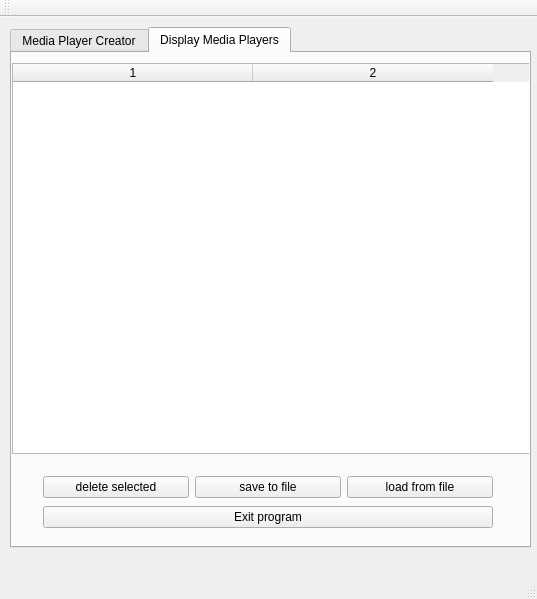
<?xml version="1.0" encoding="UTF-8"?>
<ui version="4.0">
 <class>MainWindow</class>
 <widget class="QMainWindow" name="MainWindow">
  <property name="geometry">
   <rect>
    <x>0</x>
    <y>0</y>
    <width>537</width>
    <height>599</height>
   </rect>
  </property>
  <property name="minimumSize">
   <size>
    <width>0</width>
    <height>0</height>
   </size>
  </property>
  <property name="maximumSize">
   <size>
    <width>3000</width>
    <height>3000</height>
   </size>
  </property>
  <property name="windowTitle">
   <string>MainWindow</string>
  </property>
  <widget class="QWidget" name="centralWidget">
   <widget class="QTabWidget" name="tabWidget">
    <property name="geometry">
     <rect>
      <x>10</x>
      <y>10</y>
      <width>521</width>
      <height>521</height>
     </rect>
    </property>
    <property name="currentIndex">
     <number>1</number>
    </property>
    <widget class="QWidget" name="tab">
     <attribute name="title">
      <string>Media Player Creator</string>
     </attribute>
     <widget class="QGroupBox" name="Object_creator">
      <property name="geometry">
       <rect>
        <x>0</x>
        <y>0</y>
        <width>511</width>
        <height>511</height>
       </rect>
      </property>
      <property name="title">
       <string/>
      </property>
      <widget class="QGroupBox" name="groupBox_2">
       <property name="geometry">
        <rect>
         <x>10</x>
         <y>100</y>
         <width>491</width>
         <height>291</height>
        </rect>
       </property>
       <property name="title">
        <string/>
       </property>
       <widget class="QWidget" name="layoutWidget">
        <property name="geometry">
         <rect>
          <x>10</x>
          <y>50</y>
          <width>461</width>
          <height>225</height>
         </rect>
        </property>
        <layout class="QHBoxLayout" name="horizontalLayout_15">
         <property name="spacing">
          <number>40</number>
         </property>
         <item>
          <layout class="QVBoxLayout" name="verticalLayout">
           <item>
            <layout class="QHBoxLayout" name="horizontalLayout">
             <item>
              <widget class="QLabel" name="label_parameter1">
               <property name="text">
                <string>label</string>
               </property>
              </widget>
             </item>
             <item>
              <widget class="QLineEdit" name="lineEdit_entry_field1">
               <property name="text">
                <string/>
               </property>
              </widget>
             </item>
            </layout>
           </item>
           <item>
            <layout class="QHBoxLayout" name="horizontalLayout_2">
             <item>
              <widget class="QLabel" name="label_parameter2">
               <property name="text">
                <string>label2</string>
               </property>
              </widget>
             </item>
             <item>
              <widget class="QLineEdit" name="lineEdit_entry_field2"/>
             </item>
            </layout>
           </item>
           <item>
            <layout class="QHBoxLayout" name="horizontalLayout_8">
             <item>
              <widget class="QLabel" name="label_parameter3">
               <property name="text">
                <string>label3</string>
               </property>
              </widget>
             </item>
             <item>
              <widget class="QLineEdit" name="lineEdit_entry_field3">
               <property name="text">
                <string/>
               </property>
              </widget>
             </item>
            </layout>
           </item>
           <item>
            <layout class="QHBoxLayout" name="horizontalLayout_4">
             <item>
              <widget class="QLabel" name="label_parameter4">
               <property name="text">
                <string>label4</string>
               </property>
              </widget>
             </item>
             <item>
              <widget class="QLineEdit" name="lineEdit_entry_field4"/>
             </item>
            </layout>
           </item>
           <item>
            <layout class="QHBoxLayout" name="horizontalLayout_5">
             <item>
              <widget class="QLabel" name="label_parameter5">
               <property name="text">
                <string>label5</string>
               </property>
              </widget>
             </item>
             <item>
              <widget class="QLineEdit" name="lineEdit_entry_field5"/>
             </item>
            </layout>
           </item>
           <item>
            <layout class="QHBoxLayout" name="horizontalLayout_6">
             <item>
              <widget class="QLabel" name="label_parameter6">
               <property name="text">
                <string>label6</string>
               </property>
              </widget>
             </item>
             <item>
              <widget class="QLineEdit" name="lineEdit_entry_field6"/>
             </item>
            </layout>
           </item>
           <item>
            <layout class="QHBoxLayout" name="horizontalLayout_7">
             <item>
              <widget class="QLabel" name="label_parameter7">
               <property name="text">
                <string>label7</string>
               </property>
              </widget>
             </item>
             <item>
              <widget class="QLineEdit" name="lineEdit_entry_field7"/>
             </item>
            </layout>
           </item>
          </layout>
         </item>
         <item>
          <layout class="QVBoxLayout" name="verticalLayout_5">
           <property name="spacing">
            <number>20</number>
           </property>
           <item>
            <layout class="QVBoxLayout" name="verticalLayout_4">
             <item>
              <layout class="QHBoxLayout" name="horizontalLayout_3">
               <item>
                <widget class="QRadioButton" name="radioButton_picture1">
                 <property name="text">
                  <string/>
                 </property>
                </widget>
               </item>
               <item>
                <widget class="QRadioButton" name="radioButton_picture2">
                 <property name="text">
                  <string/>
                 </property>
                </widget>
               </item>
              </layout>
             </item>
             <item>
              <layout class="QHBoxLayout" name="horizontalLayout_9">
               <item>
                <widget class="QRadioButton" name="radioButton_picture3">
                 <property name="text">
                  <string/>
                 </property>
                </widget>
               </item>
               <item>
                <widget class="QRadioButton" name="radioButton_picture4">
                 <property name="text">
                  <string/>
                 </property>
                </widget>
               </item>
              </layout>
             </item>
             <item>
              <layout class="QHBoxLayout" name="horizontalLayout_10">
               <item>
                <widget class="QRadioButton" name="radioButton_picture6">
                 <property name="text">
                  <string/>
                 </property>
                </widget>
               </item>
               <item>
                <widget class="QRadioButton" name="radioButton_picture5">
                 <property name="text">
                  <string/>
                 </property>
                </widget>
               </item>
              </layout>
             </item>
            </layout>
           </item>
           <item>
            <layout class="QHBoxLayout" name="horizontalLayout_12">
             <item>
              <widget class="QRadioButton" name="radioButton_new_picture">
               <property name="text">
                <string>choose other</string>
               </property>
              </widget>
             </item>
             <item>
              <widget class="QLabel" name="label_12">
               <property name="minimumSize">
                <size>
                 <width>20</width>
                 <height>0</height>
                </size>
               </property>
               <property name="text">
                <string/>
               </property>
              </widget>
             </item>
            </layout>
           </item>
          </layout>
         </item>
        </layout>
       </widget>
       <widget class="QWidget" name="layoutWidget">
        <property name="geometry">
         <rect>
          <x>10</x>
          <y>0</y>
          <width>461</width>
          <height>51</height>
         </rect>
        </property>
        <layout class="QHBoxLayout" name="horizontalLayout_11">
         <item>
          <widget class="QLabel" name="label_info1">
           <property name="text">
            <string>Fill in all entry fields:</string>
           </property>
          </widget>
         </item>
         <item>
          <widget class="QLabel" name="label_info2">
           <property name="text">
            <string>             Choose picture:</string>
           </property>
          </widget>
         </item>
        </layout>
       </widget>
      </widget>
      <widget class="QWidget" name="layoutWidget">
       <property name="geometry">
        <rect>
         <x>20</x>
         <y>410</y>
         <width>461</width>
         <height>76</height>
        </rect>
       </property>
       <layout class="QVBoxLayout" name="verticalLayout_3">
        <item>
         <layout class="QHBoxLayout" name="horizontalLayout_17">
          <item>
           <widget class="QPushButton" name="pushButton_create_object">
            <property name="text">
             <string>create</string>
            </property>
           </widget>
          </item>
          <item>
           <widget class="QPushButton" name="pushButton_add_default">
            <property name="sizePolicy">
             <sizepolicy hsizetype="Minimum" vsizetype="Fixed">
              <horstretch>0</horstretch>
              <verstretch>0</verstretch>
             </sizepolicy>
            </property>
            <property name="text">
             <string>add default</string>
            </property>
           </widget>
          </item>
         </layout>
        </item>
        <item>
         <layout class="QHBoxLayout" name="horizontalLayout_14">
          <item>
           <widget class="QPushButton" name="pushButton_exit">
            <property name="sizePolicy">
             <sizepolicy hsizetype="Minimum" vsizetype="Fixed">
              <horstretch>0</horstretch>
              <verstretch>0</verstretch>
             </sizepolicy>
            </property>
            <property name="text">
             <string>Exit program</string>
            </property>
           </widget>
          </item>
         </layout>
        </item>
       </layout>
      </widget>
      <widget class="QWidget" name="layoutWidget">
       <property name="geometry">
        <rect>
         <x>20</x>
         <y>20</y>
         <width>481</width>
         <height>61</height>
        </rect>
       </property>
       <layout class="QHBoxLayout" name="horizontalLayout_13">
        <item>
         <widget class="QLabel" name="label_question">
          <property name="minimumSize">
           <size>
            <width>253</width>
            <height>0</height>
           </size>
          </property>
          <property name="maximumSize">
           <size>
            <width>2000</width>
            <height>50</height>
           </size>
          </property>
          <property name="text">
           <string>What do you want to create?</string>
          </property>
         </widget>
        </item>
        <item>
         <layout class="QVBoxLayout" name="verticalLayout_6">
          <item>
           <widget class="QRadioButton" name="radioButton_bluray">
            <property name="text">
             <string>Bluray</string>
            </property>
           </widget>
          </item>
          <item>
           <widget class="QRadioButton" name="radioButton_from_disc">
            <property name="text">
             <string>Player from disc</string>
            </property>
           </widget>
          </item>
          <item>
           <widget class="QRadioButton" name="radioButton_from_memory">
            <property name="text">
             <string>Player from memory</string>
            </property>
           </widget>
          </item>
         </layout>
        </item>
       </layout>
      </widget>
     </widget>
    </widget>
    <widget class="QWidget" name="tab_2">
     <attribute name="title">
      <string>Display Media Players</string>
     </attribute>
     <widget class="QTableWidget" name="tableWidget">
      <property name="enabled">
       <bool>true</bool>
      </property>
      <property name="geometry">
       <rect>
        <x>0</x>
        <y>10</y>
        <width>521</width>
        <height>391</height>
       </rect>
      </property>
      <property name="sizePolicy">
       <sizepolicy hsizetype="Preferred" vsizetype="Preferred">
        <horstretch>0</horstretch>
        <verstretch>0</verstretch>
       </sizepolicy>
      </property>
      <property name="lineWidth">
       <number>1</number>
      </property>
      <property name="rowCount">
       <number>0</number>
      </property>
      <property name="columnCount">
       <number>2</number>
      </property>
      <attribute name="horizontalHeaderDefaultSectionSize">
       <number>240</number>
      </attribute>
      <attribute name="verticalHeaderDefaultSectionSize">
       <number>150</number>
      </attribute>
      <column/>
      <column/>
     </widget>
     <widget class="QWidget" name="layoutWidget_2">
      <property name="geometry">
       <rect>
        <x>20</x>
        <y>410</y>
        <width>461</width>
        <height>79</height>
       </rect>
      </property>
      <layout class="QVBoxLayout" name="verticalLayout_8">
       <property name="spacing">
        <number>-1</number>
       </property>
       <property name="rightMargin">
        <number>0</number>
       </property>
       <item>
        <layout class="QHBoxLayout" name="horizontalLayout_20">
         <item>
          <widget class="QPushButton" name="pushButton_delete_selected">
           <property name="sizePolicy">
            <sizepolicy hsizetype="Minimum" vsizetype="Preferred">
             <horstretch>0</horstretch>
             <verstretch>0</verstretch>
            </sizepolicy>
           </property>
           <property name="text">
            <string>delete selected</string>
           </property>
          </widget>
         </item>
         <item>
          <widget class="QPushButton" name="pushButton_save_collection">
           <property name="sizePolicy">
            <sizepolicy hsizetype="Minimum" vsizetype="Fixed">
             <horstretch>0</horstretch>
             <verstretch>0</verstretch>
            </sizepolicy>
           </property>
           <property name="text">
            <string>save to file</string>
           </property>
          </widget>
         </item>
         <item>
          <widget class="QPushButton" name="pushButton_load_collection">
           <property name="sizePolicy">
            <sizepolicy hsizetype="Minimum" vsizetype="Fixed">
             <horstretch>0</horstretch>
             <verstretch>0</verstretch>
            </sizepolicy>
           </property>
           <property name="text">
            <string>load from file</string>
           </property>
          </widget>
         </item>
        </layout>
       </item>
       <item>
        <layout class="QHBoxLayout" name="horizontalLayout_21">
         <item>
          <widget class="QPushButton" name="pushButton_exit2">
           <property name="sizePolicy">
            <sizepolicy hsizetype="Minimum" vsizetype="Fixed">
             <horstretch>0</horstretch>
             <verstretch>0</verstretch>
            </sizepolicy>
           </property>
           <property name="text">
            <string>Exit program</string>
           </property>
          </widget>
         </item>
        </layout>
       </item>
      </layout>
     </widget>
    </widget>
   </widget>
   <widget class="QWidget" name="layoutWidget">
    <property name="geometry">
     <rect>
      <x>0</x>
      <y>0</y>
      <width>2</width>
      <height>2</height>
     </rect>
    </property>
    <layout class="QHBoxLayout" name="horizontalLayout_16"/>
   </widget>
  </widget>
  <widget class="QMenuBar" name="menuBar">
   <property name="geometry">
    <rect>
     <x>0</x>
     <y>0</y>
     <width>537</width>
     <height>22</height>
    </rect>
   </property>
  </widget>
  <widget class="QToolBar" name="mainToolBar">
   <attribute name="toolBarArea">
    <enum>TopToolBarArea</enum>
   </attribute>
   <attribute name="toolBarBreak">
    <bool>false</bool>
   </attribute>
  </widget>
  <widget class="QStatusBar" name="statusBar"/>
 </widget>
 <layoutdefault spacing="6" margin="11"/>
 <resources/>
 <connections/>
 <slots>
  <slot>showSecondWindow()</slot>
 </slots>
</ui>
